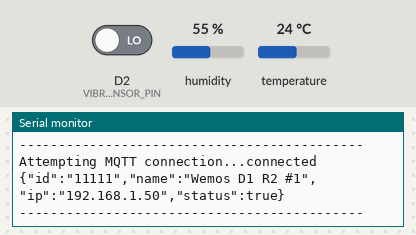
The sketch below on a simulated ESP8266 (Wemos D1 mini). On the bench: the last lines printed to the serial monitor. The test bench sets the inputs (shaded band); at power-on: humidity 55 %, temperature 24 °C, D2 (VIBRATION_SENSOR_PIN) LOW. WiFi joins after 1.5 s; servers stay silent unless stated; random numbers use the default seed unless the sketch sets one; no MQTT or app messages arrive unless stated.

Above: at 3.3 s.
3.4 s: humidity set to 22 %
At 3.4 s:
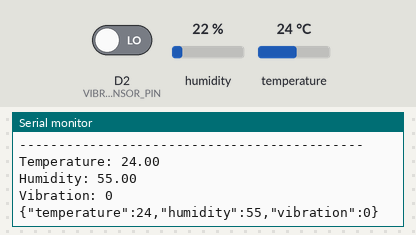
4.9 s: temperature set to 12 °C
At 6.2 s:
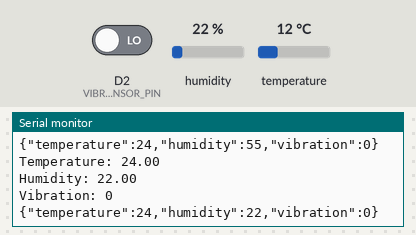
6.4 s: humidity set to 40 %
At 8.4 s:
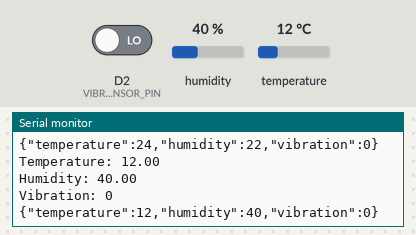
Timing chart, 0 to 9.9 s (numbered marks = the images above; inputs shaded):
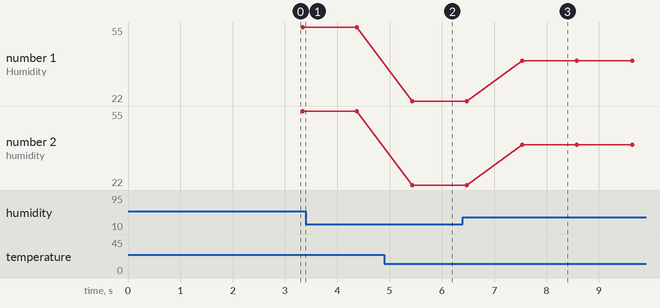

The sketch:

Wemos.ino
```cpp
#include <ESP8266WiFi.h>
#include <WiFiClient.h>
#include <ESP8266HTTPClient.h>
#include <PubSubClient.h>
#include <ArduinoJson.h>
#include "DHT.h"

// WLAN,API Server & MQTT Broker Info
const char* ssid = "Bao";
const char* password = "0938003938";
const char* MQTTbroker = "192.168.1.10";
const int MQTTport = 1883;
// Create DHT22 instance
#define DHTPIN D4
const int DHTTYPE = DHT11;
DHT dht(DHTPIN, DHTTYPE);
// Vibration sensor GPIO
#define VIBRATION_SENSOR_PIN D2
// Temp & Hum variables: store temp & hum values read from DHT sensor
float temp;
float hum;
// Vibration variable: store vibration value read from SW420 sensor
long vib;

// For interval checking
unsigned long lastMsg = 0;
// Variables for MQTT Message
WiFiClient wificlientMQTT;
PubSubClient client(wificlientMQTT);
const char* id = "11111";
const char* name = "Wemos D1 R2 #1";
String ip;
//LWT message.
char LWTmsg[100];
int motionSensorval = 0;

void set_mqtt_disconnect_message()
{
    StaticJsonDocument<64> doc;

    doc["id"] = id;
    doc["status"] = false;

    serializeJson(doc, LWTmsg);
    doc.clear();
}

void sending_mqtt_connect_message()
{
    const size_t capacity = JSON_OBJECT_SIZE(4) + 50;
    char buffer[capacity];
    DynamicJsonDocument doc(1024);
    doc["id"] = id;
    doc["name"] = name;
    doc["ip"] = ip;
    doc["status"] = true; // Wemos connection to MQTT Broker status

    serializeJson(doc, buffer);
    Serial.println(buffer);
    client.publish("/wemos/connection", buffer);

    doc.clear();
}

void sending_mqtt_sensor_value()
{
    const size_t capacity = JSON_OBJECT_SIZE(2) + 50;
    char buffer[capacity];
    DynamicJsonDocument doc(1024);
    doc["temperature"] = temp;
    doc["humidity"] = hum;
    doc["vibration"] = vib;

    serializeJson(doc, buffer);
    Serial.println(buffer);
    client.publish("/wemos/sensor", buffer);

    doc.clear();
}

void reconnect() {
  while (!client.connected()) {
    Serial.print("Attempting MQTT connection...");
    String clientId = "ESP8266Client-";
    clientId += String(random(0xffff), HEX);
    if (client.connect(clientId.c_str(),"/wemos/connection", 0, false, LWTmsg)) {
      Serial.println("connected");
      // Send initial connection info
      sending_mqtt_connect_message();
    } else {
      Serial.print("failed, rc=");
      Serial.print(client.state());
      Serial.println(" try again in 5 seconds");
      delay(5000);
    }
  }
  Serial.println(""); Serial.println("--------------------------------------------"); Serial.println("");
}

void setup()
{
  Serial.begin(9600);
  delay(100);

  // Init DHT sensor
  dht.begin();

  // Set pin mode for SW420 GPIO
  pinMode(VIBRATION_SENSOR_PIN, INPUT);

  // Connect to Wi-Fi network
  WiFi.begin(ssid, password);
  Serial.println("Connecting to Wi-Fi");

  while (WiFi.status() != WL_CONNECTED) {
    delay(1000);
    Serial.print(".");
  }

  Serial.println("");
  Serial.println("Connected to Wi-Fi");
  Serial.println("IP address: ");
  ip = WiFi.localIP().toString();
  Serial.println(WiFi.localIP());
  Serial.println(""); Serial.println("--------------------------------------------"); Serial.println("");

  // Set MQTT Broker connect info
  client.setServer(MQTTbroker, MQTTport);

  // Set LWT message for the event of disconnection
  set_mqtt_disconnect_message();
}

long vibration()
{
  long measurement = pulseIn(VIBRATION_SENSOR_PIN, HIGH);
  return measurement;
}

void loop()
{
  // Connect to MQTT broker
  if (!client.connected()) {
    reconnect();
  }

  client.loop();

  // Collect sensor data and publish them to a topic ( 1s interval)
  unsigned long now = millis();
  if (now - lastMsg >= 1000) {
    lastMsg = now;

    temp = dht.readTemperature();
    hum = dht.readHumidity();
    vib = vibration();

    Serial.print("Temperature: "); Serial.println(temp);
    Serial.print("Humidity: "); Serial.println(hum);
    Serial.print("Vibration: "); Serial.println(vib);
    Serial.println();

    sending_mqtt_sensor_value();
  }
}
```

Measured:
- after the input at 6.4 s, the serial monitor: prints a new line after 1.1 s (image 3)
- plotted number 1: 22 → 40 after the input at 6.4 s
- plotted number 2: 22 → 40 after the input at 6.4 s
